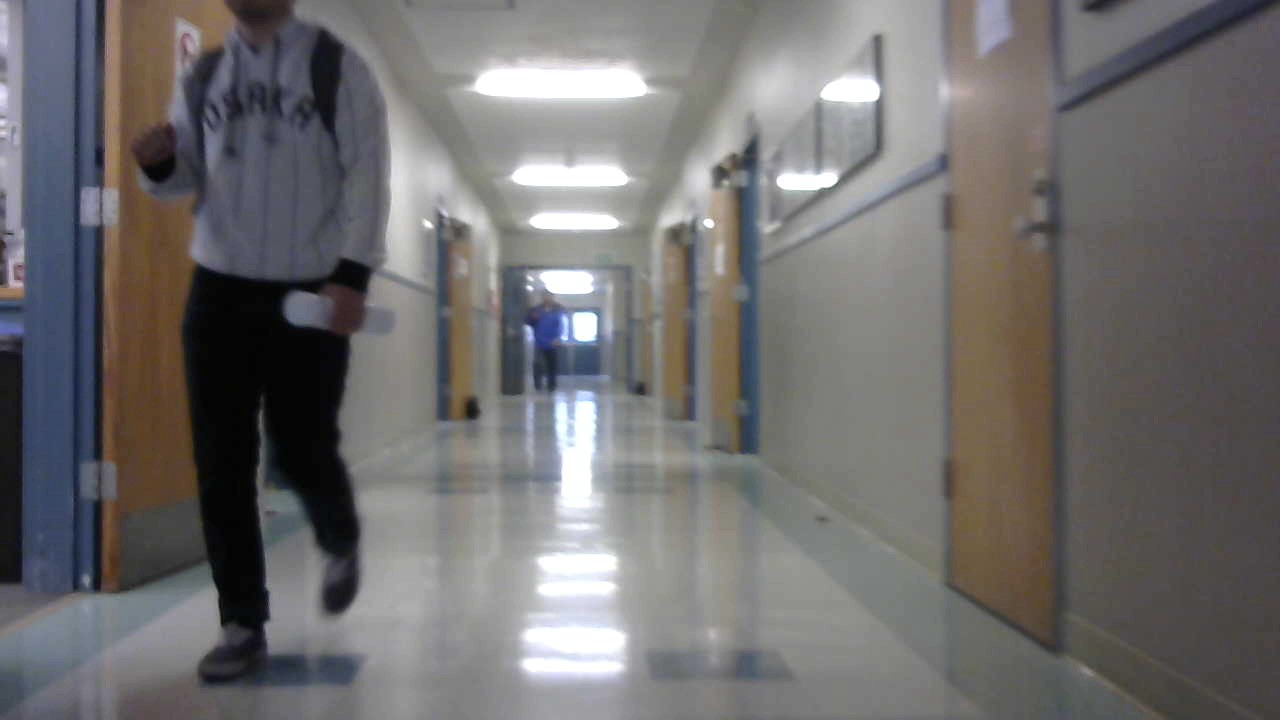
#> input picture hall1.jpg, 1280 x 720 px, given in place of the camera
$ python ivp.py   (older library calls are emulated)
#> lines starting #> are read from the running program, lines starting #| are printed output that depends on the picture; after the words box and inside, x2 and y2 are one past the last pixel; in counts of white or black regions, pixels touching at a corner belong together
#> further down, frame1 is the input picture: shape (720, 1280, 3); mean B, G, R 110.2, 110.1, 112.2
#!/usr/bin/env python3
__author__ = "Matthew Ng"

import serial
import numpy as np
import time
import cv2
import os
from matplotlib import pyplot as plt
from imutils.object_detection import non_max_suppression
import imutils
import csv
import math
import statistics
from skimage import measure

HOG = False
HOGOPTICAL = False
KM= True
RECORD = False
GAUS = True
FLOOR = True
filename = 'RealWorldTesting/cs.'
height = 240
width = 320

def intersectWeight(mean, var, val):
   return (1/(math.sqrt(2*math.pi*var)))*math.pow(math.e, -math.pow(val-mean, 2)/(2*var))

def intersect(p1_si, p2_si):
   if len(p1_si) != 2 and len(p2_si) != 2:
      print("Incorrect slope intercept form")
      return
   b = p2_si[1] - p1_si[1]
   s = p1_si[0] - p2_si[0]
   x = b/s
   y = p1_si[0]*x + p1_si[1]
   return (x, y)

def km1d(mylist):
   centroid = 0
   newcentroid = len(mylist)//2
   stopper = []
   mylist = sorted(mylist)
   while abs(centroid - newcentroid) > 1:
      centroid = newcentroid
      sum_x = sum([(x-mylist[centroid])*intersectWeight(mylist[centroid], max(mylist)-min(mylist), x) for x in mylist])
      newcentroid += int(sum_x/abs(sum_x))
   return mylist[newcentroid]


# [4 lines left out: function writeListToCSV, not called in this run]

def bottomHalfImage(image):
   global half_height
   cropped_im = image[half_height:height]
   return cropped_im

# [4 lines left out: function topHalfImage, not called in this run]

kmeanC = width//2
def floorSeg(fin):
   global kmeanC, left, right
   fin = cv2.medianBlur(fin, 21)
   gray = cv2.cvtColor(fin, cv2.COLOR_BGR2GRAY)
   fin = cv2.medianBlur(gray, 21)
   bh=bottomHalfImage(fin)
   Z = bh.reshape((bh.shape[0]*bh.shape[1]))

   Z = np.float32(Z)

   criteria = (cv2.TERM_CRITERIA_MAX_ITER + cv2.TERM_CRITERIA_EPS, 10, 1.0)
   K = 7
   ret, label, center = cv2.kmeans(Z,K, None, criteria, 10,cv2.KMEANS_RANDOM_CENTERS)


   tempLabel = label.reshape(height//2, width, 1)
   B = Z[label.ravel()==1]
   center = np.uint8(center)
   res = center[label.flatten()]
   res = np.ones((len(res), 1))
   res[label.ravel()==tempLabel[height//2-1, kmeanC]] = 0#1
   res2 = res.reshape(bh.shape)
   thresh = cv2.threshold(res2, 0.5,255,cv2.THRESH_BINARY)[1]

   labels = measure.label(thresh, neighbors=8, background=1)#0
   mask = np.zeros(thresh.shape,dtype="uint8")

   largestMask = None
   maxNum = -1
   for lab in np.unique(labels):
      if lab==0:
         continue
      labelMask = np.zeros(thresh.shape, dtype="uint8")
      labelMask[labels == lab] = 255
      numPixels = cv2.countNonZero(labelMask)
      if numPixels > maxNum:
         maxNum = numPixels
         largestMask = labelMask
   if largestMask is not None:
      cnts = cv2.findContours(largestMask.copy(), cv2.RETR_TREE, cv2.CHAIN_APPROX_SIMPLE)
      cnts = cnts[0] if imutils.is_cv2() else cnts[1]

      peak = (kmeanC, height)

      for i in cnts[0]:
         if i[0][1] < peak[1] and i[0][1]:
            peak = (i[0][0], i[0][1])
      kmeanC = peak[0]
      #M = np.float32([[1,0,0],[0,1, height//2]])
      #dst = cv2.warpAffine(largestMask, M, (width, height))

      return largestMask
      #cv2.imshow('res2',largestMask)

left = (-0.5, 0)
right = (0.5, width)
def floorCalc(frame):
   global slopeIntercept, inter, left, right, nearWallAdj

   #intersection Threshold
   interThresh = 4

   half = bottomHalfImage(frame)
   half_gray = cv2.cvtColor(half, cv2.COLOR_RGB2GRAY)
   half_edge = cv2.Canny(half_gray, 50, 150)
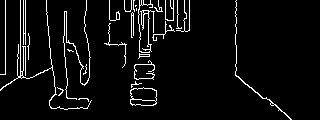
#> half_edge: shape (120, 320); 5.4% white in thin lines or dots
   half_line = cv2.HoughLinesP(half_edge, rho=1, theta=np.pi/180, threshold=50, minLineLength=50, maxLineGap=30)
#> half_line = [[5, 86, 5, 0], [20, 77, 20, 0], [23, 77, 23, 0], [25, 77, 25, 0], [235, 75, 286, 114], [66, 109, 66, 11], [46, 0, 55, 108]]

   if half_line is None:
      return
   for line in half_line:
      for x1, y1, x2, y2 in line:
         if x2-x1 == 0 or y2-y1 == 0:
            continue
         slope = (y2-y1)/(x2-x1)
         intercept = y1-x1*slope
         slopeIntercept.append([slope,intercept])
#> this loop made 7 passes
#> after the loop, slopeIntercept = [[0.765, -104.7], [12, -552]]

   slopeIntercept = [x for x in slopeIntercept if (abs(-x[1]/x[0]-MovingAverage)  < 100)] #eliminate lines that don't meet the VP
#> slopeIntercept = [[0.765, -104.7]]
   slopeIntercept = sorted(slopeIntercept)
   siPos = [x for x in slopeIntercept if x[0] > 0]
#> siPos = [[0.765, -104.7]]
   siNeg = [x for x in slopeIntercept if x[0] < 0]
#> siNeg = []

   # [9 lines of commented-out code are left out]
   slopeIntercept = []
   rBoo = False
   if len(siPos) > 0:
      x = min(range(len(siPos)), key=lambda i: abs(siPos[i][0] - right[0]))
#> x = 0
      if abs(siPos[x][0]-right[0]) < 0.3:
         slopeIntercept.append([siPos[x][0],siPos[x][1] + half_height])
         right = (siPos[x][0],siPos[x][1] + half_height)
#> right = (0.765, 15.29)
         rBoo = True
      else:
         slopeIntercept.append([right[0],right[1]])
   else:
      slopeIntercept.append([right[0],right[1]])

   lBoo = False
   if len(siNeg) > 0:
      y = min(range(len(siNeg)), key=lambda i: abs(siNeg[i][0] - left[0]))
      if abs(siNeg[y][0]-left[0]) < 0.3:
         slopeIntercept.append([siNeg[y][0],siNeg[y][1]+half_height])
         left = (siNeg[y][0],siNeg[y][1]+half_height)
         lBoo = True
      else:
         slopeIntercept.append([left[0],left[1]])
   else:
      slopeIntercept.append([left[0],left[1]])

   # draw floor based on ground lines
   if len(slopeIntercept) == 2:
      i = intersect(slopeIntercept[0],slopeIntercept[1])
#> in intersect, `b = p2_si[1] - p1_si[1]`: b = -15.29
#> in intersect, `s = p1_si[0] - p2_si[0]`: s = 1.26
#> in intersect, `x = b/s`: x = -12.09
#> in intersect, `y = p1_si[0]*x + p1_si[1]`: y = 6.05
#> i = (-12.09, 6.05)
      cv2.line(frame, (0, int(left[1])), (int(i[0]), int(i[1])), (255,255,255),2)
#> frame: shape (240, 320, 3); mean B, G, R 110.4, 110.3, 112.3
      cv2.line(frame, (width, int(width*right[0] + right[1])), (int(i[0]), int(i[1])),(255,255,255),2)
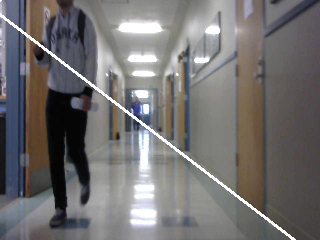
#> frame: shape (240, 320, 3); mean B, G, R 112.5, 112.4, 114.5
   l = abs(math.atan(left[0])*180/math.pi)
   r = math.atan(right[0])*180/math.pi
#> r = 37.41

   if lBoo and rBoo:
      if abs(l-r) > 20:
         if l < r:
            nearWallAdj = -2
            print('too close to right! left = {}'.format(l))
         else:
            nearWallAdj = 2
            print('too close to left! right = {}'.format(r))
      else:
         #print(abs(l-r))
         nearWallAdj = 0


   if not lBoo and not rBoo:
      left = (-0.5, 0)
      right = (0.5, width)
   return slopeIntercept

# [33 lines left out: function turnDrive, not called in this run]

clamp = lambda x, minn, maxx: max(min(maxx, x), minn)

##############################################
################## MAIN ######################
##############################################
#cap = cv2.VideoCapture(filename + 'avi')
cap = cv2.VideoCapture(0)#'yavishtwalk.avi')#'empty_rotate.avi')

csvlist = []
timelist = []
MA = [160]*5
MovingAverage = 160

# For driving adjustments
numwin = 5
imBin = [0]*numwin # for tracking stability
Adj = 0
nearWallAdj = 0
personAvoidance = 0
personAvoidCount = 0

# Arduino Drive Port Setup#
try:
   adp = '/dev/ttyACM0'
   ser = serial.Serial(adp, baudrate=115200)
   time.sleep(3)
   s = True
except:
   s = False
   print("No Serial Connection")

if RECORD:
   fourcc = cv2.VideoWriter_fourcc(*'XVID')
   out = cv2.VideoWriter('output.avi', fourcc, 20.0, (width, height))

ret, frame1 = cap.read()
if HOG or HOGOPTICAL:
   hog = cv2.HOGDescriptor()
   hog.setSVMDetector(cv2.HOGDescriptor_getDefaultPeopleDetector())
   if HOGOPTICAL:
      frame1 = cv2.resize(frame1,(width,height))
      prvs = cv2.cvtColor(frame1,cv2.COLOR_BGR2GRAY)
      ROI = []
#to end the stream after # of frames
counter = 2000
count = 0

#For intersection detection
inter = False

start_time = time.time()
###########################################################
#######################LOOP################################
###########################################################
runTime = 0
while (cap.isOpened()):
   framelock_start = time.time()
   ret, frame = cap.read()
   if frame is None:
      break
   frame = cv2.resize(frame, (width, height))
   img = frame.copy()

   if HOG or HOGOPTICAL:
      (rect, weight) = hog.detectMultiScale(frame, winStride=(8,8),padding=(16,16),scale=1.05)
      try:
         rect = rect.tolist()
      except:
         pass
      try:
         weight = weight.tolist()
      except:
         pass
      if HOGOPTICAL:
         nxt = cv2.cvtColor(frame, cv2.COLOR_BGR2GRAY)
         flow = cv2.calcOpticalFlowFarneback(prvs, nxt, None, 0.5, 10, 20, 3, 5, 1.2, 2)
         x_flo = flow[...,0]
         y_flo = flow[...,1]
         for i in range(0, len(ROI)):
            r,w = hog.detectMultiScale(frame[ROI[i][1]:ROI[i][3], ROI[i][0]:ROI[i][2]], winStride=(8,8), padding=(16,16), scale=1.05)

            if(len(r) > 0):
               if len(rect) > 0:
                  [rect.append([x+ROI[i][0], y+ROI[i][1], w, h]) for (x,y,w,h) in r]
                  w = [x*2 for x in w]
                  [weight.append(x.tolist()) for x in w]
               else:
                  rect = [[x+ROI[i][0], y+ROI[i][1], w, h] for (x,y,w,h) in r]
                  weight = [x*2 for x in w]
         ROI = []
      rects = []
      for i, (x,y,w,h) in enumerate(rect):
         if weight[i][0] > 1:
            rects.append(rect[i])

      rects = np.array([[x,y,(x+w),(y+h)] for (x,y,w,h) in rects])
      pick = non_max_suppression(rects, probs=None, overlapThresh=0.65)
   slopeIntercept = []
   newIntersects = []
   lineIntersects = []

   #Half height calculation
   half_height = round(height/2)

   if FLOOR:
      slopeIntercept = floorCalc(frame)
#> slopeIntercept = [[0.765, 15.29], [-0.5, 0]]
   if slopeIntercept is None:
      slopeIntercept = []

   #our operations on the frame come here
   gray = cv2.cvtColor(frame, cv2.COLOR_RGB2GRAY)
   blurgray = cv2.medianBlur(gray, 3)
   high_thresh, thresh_im = cv2.threshold(gray, 0, 255, cv2.THRESH_BINARY + cv2.THRESH_OTSU)
#> thresh_im: shape (240, 320); 46.6% white; 32 white regions (22 under 20 px), largest, box (x1, y1, x2, y2) and area: (0, 0, 296, 240) 33611, (0, 194, 55, 236) 1371, (267, 0, 290, 25) 249
#> high_thresh = 115
   low_thresh = 0.5*high_thresh
#> low_thresh = 57.5
   edges = cv2.Canny(gray, low_thresh, high_thresh)
#> edges: shape (240, 320); 9.5% white in thin lines or dots
   lines = cv2.HoughLinesP(edges, rho=1, theta=np.pi/180, threshold=50, minLineLength=50, maxLineGap=30)
#> lines = 43 rows, first 6: [20, 197, 20, 0], [158, 138, 290, 238], [23, 197, 23, 0], [27, 34, 217, 178], [5, 206, 5, 0], [25, 197, 25, 32]
   if lines is None:
      continue
   templin = []
   [[templin.append([x1,y1,x2,y2]) for x1,y1,x2,y2 in line] for line in lines]
   lines = templin
#> lines = 43 items, first 6: [20, 197, 20, 0], [158, 138, 290, 238], [23, 197, 23, 0], [27, 34, 217, 178], [5, 206, 5, 0], [25, 197, 25, 32]

   runTime = time.time() - framelock_start
   if HOG or HOGOPTICAL:
      if len(pick) == 0 and personAvoidCount == 0:
         personAvoidance = 0
      for xa,ya,xb,yb in pick:
         personLoc = int((xa+xb)/2 - MovingAverage)
         if not personLoc:
            personLoc += 1
         personAvoidance = personLoc//abs(personLoc)
         mult = 1 + (1 if yb > 200 else 0)
         personAvoidance = personAvoidance * mult * 2
         if personAvoidCount == 0:
            personAvoidCount = 20
            turnDrive(personAvoidance, yb, runTime)
         newLin = []
         for x1,y1,x2,y2 in lines:
            #if not ((xa < x1 and x1 < xb) and (ya < y1 and y1 < yb)) and not ((xa < x2 and x2 < xb) and (ya < y2 and y2 < yb)):
            newLin.append([x1,y1,x2,y2])

         lines = newLin
         if HOGOPTICAL:
            xSubFlo = x_flo[ya:yb,xa:xb]
            ySubFlo = y_flo[ya:yb,xa:xb]
            avgX = sum(sum(xSubFlo))/abs((yb-ya)*(xb-xa))
            avgY = sum(sum(ySubFlo))/abs((yb-ya)*(xb-xa))

            xA = int(clamp(min(xa+avgX,xa), 0, width))
            xB = int(clamp(max(xb+avgX,xb), 0, width))
            yA = int(clamp(min(ya+avgY,ya), 0, height))
            yB = int(clamp(max(yb+avgY,yb), 0, height))

            ROI.append((xA, yA, xB, yB))
      #print("Person Avoidance = {}".format(personAvoidance))
   for x1,y1,x2,y2 in lines:
      if x2-x1 == 0:
         continue
      slope = (y2-y1)/(x2-x1)
      intercept = y1 - x1*slope
      slopeIntercept.append([slope,intercept])
#> this loop made 43 passes
#> (x1, y1, x2, y2, slope, intercept) on passes 2, 4, 7, 8, 10, 11, 13, 14, 16, 18, 21, 22: (158, 138, 290, 238, 0.758, 18.3), (27, 34, 217, 178, 0.758, 13.54), (1, 17, 88, 83, 0.759, 16.24), (1, 18, 207, 174, 0.757, 17.24), (104, 93, 285, 230, 0.757, 14.28), (28, 214, 237, 51, -0.78, 235.8), (266, 37, 318, 2, -0.673, 216), (32, 197, 312, 1, -0.7, 219.4), (64, 137, 67, 229, 30.67, -1825.7), (45, 114, 56, 224, 10, -336), (0, 13, 51, 50, 0.725, 13), (29, 198, 194, 79, -0.721, 218.9)
#> (x1, y1, x2, y2) on passes 1, 3, 5, 6, 9, 12: (20, 197, 20, 0), (23, 197, 23, 0), (5, 206, 5, 0), (25, 197, 25, 32), (18, 197, 18, 0), (235, 193, 235, 0)
#> after the loop, slopeIntercept = 27 pairs, first value -51.25 to 64.5, second value -11711 to 7700

   #Place the horizon line to assist with stability
   slopeIntercept.append([0, height/2])
   cv2.line(frame, (0, round(height/2)), (width, round(height/2)), (0, 0, 255), 2)

   slopeIntercept = [x for x in slopeIntercept if (abs(x[0]) > 0.1 and abs(x[0]) < 9)] #eliminate lines close to zero and too strong
#> slopeIntercept = [[0.765, 15.29], [-0.5, 0], [0.758, 18.3], [0.758, 13.54], [0.759, 16.24], [0.757, 17.24], [0.757, 14.28], [-0.78, 235.8], [-0.673, 216], [-0.7, 219.4], [0.725, 13], [-0.721, 218.9], [-0.677, 205.5], [0.929, -32.86], [-1.6, 359.2], [-1, 271], [-7.07, 431], [-0.753, 234.2]]
   #[cv2.line(frame, (0, int(x[1])), (1000, int(x[0]*1000 + x[1])), (0,0,255), 2) for x in slopeIntercept]

   #calculate intersects
   for i, si1 in enumerate(slopeIntercept):
      for si2 in slopeIntercept[i+1:]:
         if abs(si1[0] - si2[0]) > 0.5:
            inter = intersect(si1,si2)
            if inter[0] > 0 and inter[0] < width and inter[1] > 0 and inter[1] < height:
               lineIntersects.append(inter)
#> this loop made 18 passes
#> si1 on passes 1 to 12: [0.765, 15.29], [-0.5, 0], [0.758, 18.3], [0.758, 13.54], [0.759, 16.24], [0.757, 17.24], [0.757, 14.28], [-0.78, 235.8], [-0.673, 216], [-0.7, 219.4], [0.725, 13], [-0.721, 218.9]
#> after the loop, lineIntersects = 85 pairs, first value 31.04 to 166.5, second value 21.02 to 211.6

   #gets rid of intersects in the top 1/3 or bottom 1/3 of the image
   #lineIntersects = [li for li in lineIntersects if (li[1] > height/3 and li[1] < height*2/3)]

   [cv2.circle(frame, (int(intersect[0]), int(intersect[1])), 10, (255, 0, 0), -1) for intersect in lineIntersects]

   color = (0,255,0)
   if KM:
      mask = floorSeg(img)
#> in bottomHalfImage (call 2), `cropped_im = image[half_height:height]`:
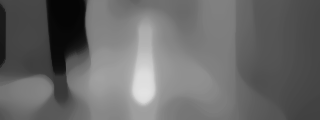
#> cropped_im: shape (120, 320); min 5, max 227, mean 105.3
#> in floorSeg, `ret, label, center = cv2.kmeans(Z,K, None, criteria, 10,cv2.KMEANS_RAN..`: ret = 1856987.4; center = [12.8, 68.66, 207, 152.2, 127, 85.09, 106.7]
#> in floorSeg, `tempLabel = label.reshape(height//2, width, 1)`:
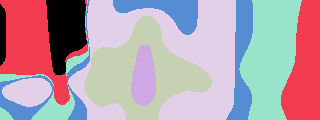
#> tempLabel: shape (120, 320, 1) int32; 7 distinct labels, from 0 to 6; one colour per label, 0 black
#> in floorSeg, `B = Z[label.ravel()==1]`: B = 7320 values, max 76 at index 48, min 41 at index 375, mean 68.66
#> in floorSeg, `center = np.uint8(center)`: center = [12, 68, 207, 152, 126, 85, 106]
#> in floorSeg, `res2 = res.reshape(bh.shape)`: res2: shape (120, 320) float64; values 0 (black) and 1 (white), 72.7% white; 2 black regions, box (x1, y1, x2, y2) and area: (68, 0, 236, 120) 9421, (2, 78, 52, 107) 1070
#> in floorSeg, `labels = measure.label(thresh, neighbors=8, background=1)#0`:
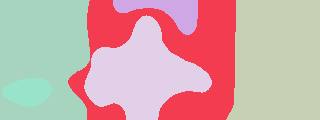
#> labels: shape (120, 320) int64; 6 distinct labels, from 1 to 6; one colour per label, 0 black
#> the loop in floorSeg, `for lab in np.unique(labels):` made 6 passes
#> (numPixels, maxNum) on passes 1, 2, 4: (9009, 9009), (9421, 9421), (10261, 10261)
#> numPixels on passes 3, 5, 6: 1403, 7236, 1070
#> after the loop in floorSeg, `for lab in np.unique(labels):`: labelMask: shape (120, 320); 2.8% white; 1 white region, box (x1, y1, x2, y2) and area: (2, 78, 52, 107) 1070
#> after the loop in floorSeg, `for lab in np.unique(labels):`:
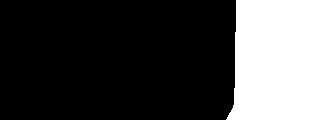
#> largestMask: shape (120, 320); 26.7% white; 1 white region
#> after the loop in floorSeg, `for lab in np.unique(labels):`: maxNum = 10261
#> in floorSeg, `cnts = cv2.findContours(largestMask.copy(), cv2.RETR_TREE, cv2.CHAIN_A..`: cnts = 1 contour; box (x1, y1, x2, y2) and area: (226, 0, 320, 120) 10053
#> the loop in floorSeg, `for i in cnts[0]:` made 21 passes
#> peak on pass 2: (236, 31)
#> i on passes 1, 3, 4, 5, 6, 7: [[236, 0]], [[235, 32]], [[235, 87]], [[234, 88]], [[234, 104]], [[233, 105]]
#> in floorSeg, `kmeanC = peak[0]`: kmeanC = 236
      bh = bottomHalfImage(frame)
      bh = cv2.bitwise_and(bh, bh, mask = mask)
      frame[height//2:height] = bh

   sum_x = 0
   numIntersects = len(lineIntersects)
#> numIntersects = 85
   if numIntersects != 0:
      if GAUS:
         avg_x = int(km1d([x[0] for x in lineIntersects]))
#> in km1d, `newcentroid = len(mylist)//2`: newcentroid = 42
#> in km1d, `mylist = sorted(mylist)`: mylist = 85 values from 31.04 to 166.5
#> the loop in km1d, `while abs(centroid - newcentroid) > 1:` made 1 pass
#> (centroid, sum_x, newcentroid) on pass 1: (42, 1.62, 43)
#> after the loop in km1d, `while abs(centroid - newcentroid) > 1:`: newcentroid = 43
#> avg_x = 142
      else:
         avg_x = int(sum([x[0] for x in lineIntersects])/numIntersects)
   else:
      color = (0, 0, 255)
      avg_x = int(MovingAverage)

   if KM:
      if abs(kmeanC-MovingAverage) < 45:
         if abs(kmeanC - avg_x) > 15 and numIntersects != 0:
            if abs(kmeanC-MovingAverage) < abs(avg_x-MovingAverage):
               avg_x = (kmeanC + avg_x)//2
         else:
            color = (255, 255, 0)
            avg_x = kmeanC
   #update moving average
   del MA[0]
   MA.append(avg_x)
   MovingAverage = sum(MA)/len(MA)
#> MovingAverage = 156.4
   csvlist.append(MovingAverage)
   kmeanC = avg_x
#> kmeanC = 142
   #this is where the avg circle is drawn
   cv2.circle(frame, (int(MovingAverage), round(height/2)), 10, color, -1)
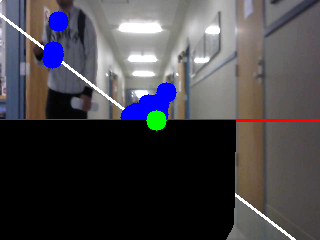
#> frame: shape (240, 320, 3); mean B, G, R 72.3, 67.6, 70.2

   #########################################################
   ################DRIVING TIME#############################
   #########################################################
   # Calculate the left and right motor speeds
   winsize = width/numwin
   lAdj = abs(Adj) if Adj < 0 else 0
   rAdj = Adj if Adj > 0 else 0
   lAdj += abs(nearWallAdj) if nearWallAdj < 0 else 0
   rAdj += nearWallAdj if nearWallAdj > 0 else 0

   lMotor = 8 + lAdj
   rMotor = 8 + rAdj
   bothAdj = 0

   thisBin = -1
   for i in range(1,numwin+1):
      if MovingAverage < i * winsize:
         thisBin = i-1
         break

   if thisBin == -1:
      print("WOAH NEGATIVE ERROR!!!")
   else:
      if sum(imBin) > 10: #30
         diff = sum(imBin[0:numwin//2]) - sum(imBin[numwin//2+1:numwin])
         if abs(diff) > 2:
            Adj += diff/abs(diff)
         else:
            Adj = 0
         imBin = [0]*numwin

      imBin[thisBin] += 1
      bothAdj = thisBin - numwin//2
      if not bothAdj:
         #lMotor += bothAdj
         #rMotor -= bothAdj

         lMotor = int(clamp(lMotor, 0, 15))
         rMotor = int(clamp(rMotor, 0, 15))
      else:
         if bothAdj < 0:
            lMotor = int(clamp(rMotor/2 + 1,0,15))
            rMotor = int(clamp(rMotor,0,15))
         else:
            lMotor = int(clamp(lMotor,0,15))
            rMotor = int(clamp(lMotor/2 + 1,0,15))
   if HOG or HOGOPTICAL:
      if personAvoidance and personAvoidCount == 0:
         personAvoidCount = 1
      if personAvoidCount > 0:
         personAvoidCount -= 1
      # [5 lines of commented-out code are left out]
   if s:
      print("left {}, right {}".format(lMotor, rMotor))
      lMotor = int(lMotor)
      rMotor = int(rMotor)
      ser.write(chr((lMotor << 4 | rMotor)).encode())

   if HOG or HOGOPTICAL:
      for(x1,y1,x2,y2) in pick:
         cv2.rectangle(frame, (x1,y1), (x2,y2), (255, 255, 0),thickness=2)

   if cv2.waitKey(1) & 0xFF == ord('q'):
#> (key q is pressed here)
      break

   if counter <= count:
      pass
      #break

   #display the resulting frame
   cv2.imshow('frame', frame)
   count += 1
   if RECORD:
      out.write(frame)

   #timelist.append(time.time() - start_time)
   #time.sleep(abs(0.0416-delta_time))

if s:
   ser.write(chr(0).encode())
   time.sleep(1)
   ser.close()

if RECORD:
   out.release()

print('~~~~~~END~~~~~~')
print('Frames: {}'.format(count))
print('FPS: {}'.format(int((count)/(time.time() - start_time))))
with open(filename + 'csv', 'r') as f:
#> (reads RealWorldTesting/cs.csv from the repository)
   reader = csv.reader(f)
   lines = list(reader)

lines = lines[0][0:count]
csvlist = csvlist[0:count]
#> csvlist = []
#print(lines)
#print(csvlist)

diff = [abs(float(x)/2 - float(y)) for x,y in zip(lines, csvlist)]
#> diff = []
#print(diff)
print(len(diff))
#| 0
#> (the run stopped early here; a loop or call above may not have finished)
